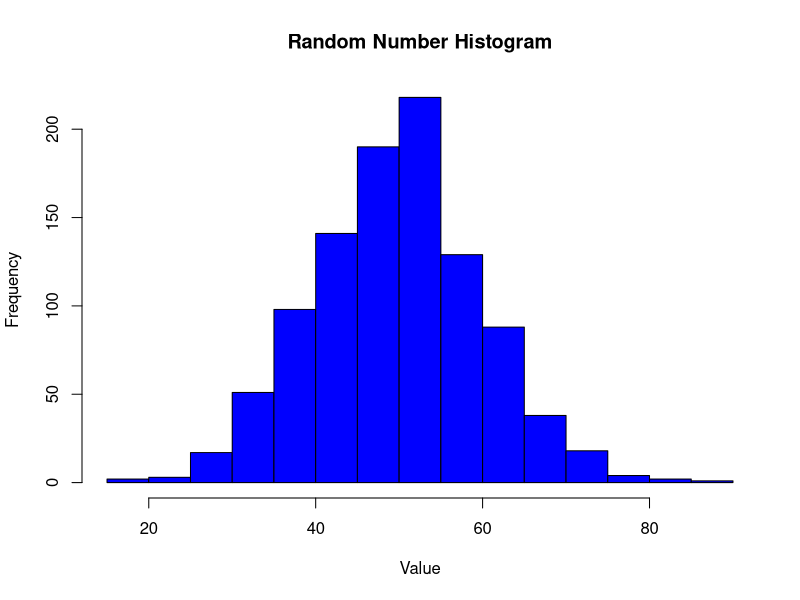

This chart was generated by the following R code:
# Generate random numbers
numbers <- rnorm(1000, mean = 50, sd = 10)

# Plot histogram
hist(numbers, col = "blue", main = "Random Number Histogram", xlab = "Value")
